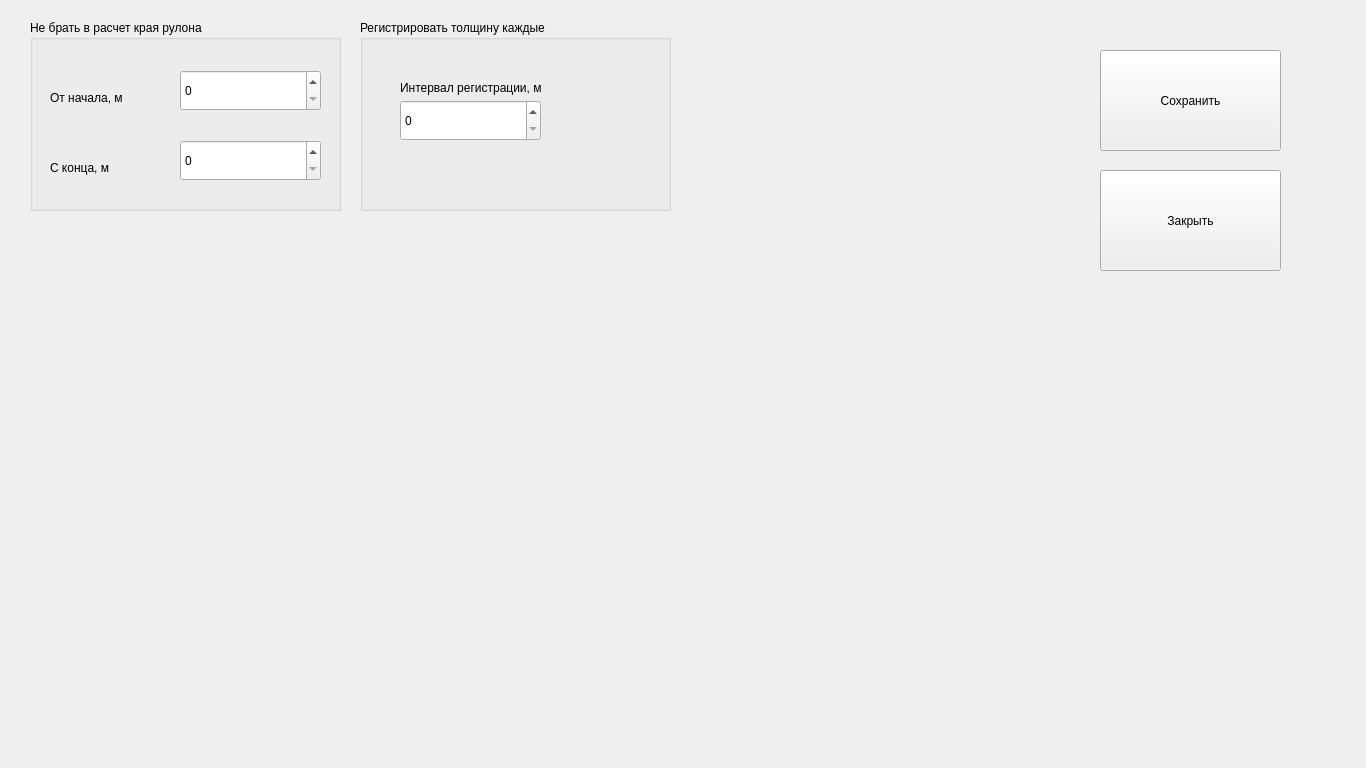
<?xml version="1.0" encoding="UTF-8"?>
<ui version="4.0">
 <class>TSetupForm</class>
 <widget class="QWidget" name="TSetupForm">
  <property name="geometry">
   <rect>
    <x>0</x>
    <y>0</y>
    <width>1366</width>
    <height>768</height>
   </rect>
  </property>
  <property name="windowTitle">
   <string>Настройки</string>
  </property>
  <widget class="QPushButton" name="SaveButton">
   <property name="geometry">
    <rect>
     <x>1100</x>
     <y>50</y>
     <width>181</width>
     <height>101</height>
    </rect>
   </property>
   <property name="text">
    <string>Сохранить</string>
   </property>
  </widget>
  <widget class="QPushButton" name="SaveButton_2">
   <property name="geometry">
    <rect>
     <x>1100</x>
     <y>170</y>
     <width>181</width>
     <height>101</height>
    </rect>
   </property>
   <property name="text">
    <string>Закрыть</string>
   </property>
  </widget>
  <widget class="QGroupBox" name="groupBox">
   <property name="geometry">
    <rect>
     <x>30</x>
     <y>20</y>
     <width>311</width>
     <height>191</height>
    </rect>
   </property>
   <property name="title">
    <string>Не брать в расчет края рулона</string>
   </property>
   <widget class="QSpinBox" name="cutBegin">
    <property name="geometry">
     <rect>
      <x>150</x>
      <y>50</y>
      <width>141</width>
      <height>41</height>
     </rect>
    </property>
   </widget>
   <widget class="QSpinBox" name="cutEnd">
    <property name="geometry">
     <rect>
      <x>150</x>
      <y>120</y>
      <width>141</width>
      <height>41</height>
     </rect>
    </property>
   </widget>
   <widget class="QLabel" name="label">
    <property name="geometry">
     <rect>
      <x>20</x>
      <y>70</y>
      <width>101</width>
      <height>16</height>
     </rect>
    </property>
    <property name="text">
     <string>От начала, м</string>
    </property>
   </widget>
   <widget class="QLabel" name="label_2">
    <property name="geometry">
     <rect>
      <x>20</x>
      <y>140</y>
      <width>81</width>
      <height>16</height>
     </rect>
    </property>
    <property name="text">
     <string>С конца, м</string>
    </property>
   </widget>
  </widget>
  <widget class="QGroupBox" name="groupBox_2">
   <property name="geometry">
    <rect>
     <x>360</x>
     <y>20</y>
     <width>311</width>
     <height>191</height>
    </rect>
   </property>
   <property name="title">
    <string>Регистрировать толщину каждые</string>
   </property>
   <widget class="QSpinBox" name="IncReg">
    <property name="geometry">
     <rect>
      <x>40</x>
      <y>80</y>
      <width>141</width>
      <height>41</height>
     </rect>
    </property>
    <property name="maximum">
     <number>1000</number>
    </property>
    <property name="singleStep">
     <number>100</number>
    </property>
   </widget>
   <widget class="QLabel" name="label_3">
    <property name="geometry">
     <rect>
      <x>40</x>
      <y>60</y>
      <width>211</width>
      <height>16</height>
     </rect>
    </property>
    <property name="text">
     <string>Интервал регистрации, м</string>
    </property>
   </widget>
  </widget>
 </widget>
 <resources/>
 <connections/>
 <slots>
  <slot>updatedigits1()</slot>
 </slots>
</ui>
